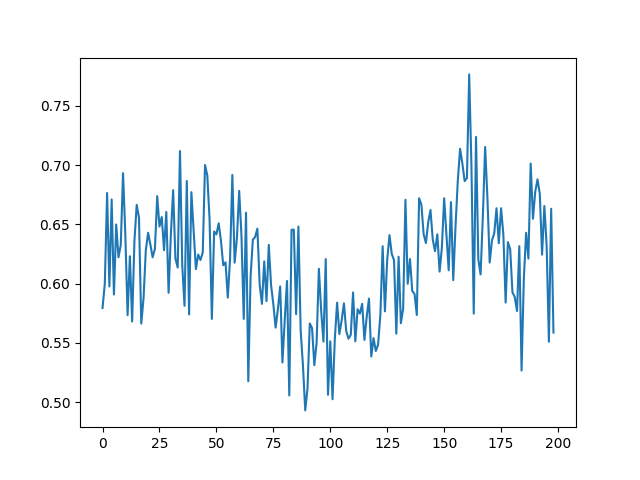

The script that drew this image:
import strlearn as sl
from sklearn.naive_bayes import GaussianNB
import matplotlib.pyplot as plt
import numpy as np
from csm import StratifiedBagging

stream = sl.streams.ARFFParser("Agrawal_i10_ln10_s.arff", chunk_size=250, n_chunks=200)
# stream = sl.streams.StreamGenerator(n_drifts=1, weights=[
#                                     0.8, 0.2], chunk_size=250, n_chunks=200, n_features=8, n_informative=8, n_redundant=0, n_clusters_per_class=1, random_state=1410, concept_sigmoid_spacing=999)
clf = sl.ensembles.SEA(base_estimator=GaussianNB(),
                       metric=sl.metrics.balanced_accuracy_score, n_estimators=5)
eval = sl.evaluators.TestThenTrain(
    metrics=(sl.metrics.balanced_accuracy_score))

eval.process(stream, clf)
stream.reset()

fig = plt.figure()
plt.plot(eval.scores[0])
plt.savefig("foo.png")
plt.close()
